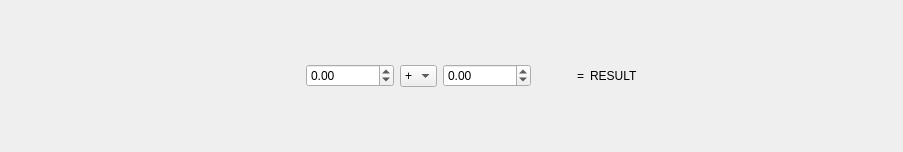
<?xml version="1.0" encoding="UTF-8"?>
<ui version="4.0">
 <class>Form</class>
 <widget class="QWidget" name="Form">
  <property name="geometry">
   <rect>
    <x>0</x>
    <y>0</y>
    <width>903</width>
    <height>152</height>
   </rect>
  </property>
  <property name="windowTitle">
   <string>Kalkulacka</string>
  </property>
  <layout class="QHBoxLayout" name="horizontalLayout_3">
   <item>
    <layout class="QHBoxLayout" name="horizontalLayout">
     <item>
      <spacer name="horizontalSpacer_3">
       <property name="orientation">
        <enum>Qt::Horizontal</enum>
       </property>
       <property name="sizeHint" stdset="0">
        <size>
         <width>40</width>
         <height>20</height>
        </size>
       </property>
      </spacer>
     </item>
     <item>
      <layout class="QHBoxLayout" name="horizontalLayout_2">
       <item>
        <spacer name="horizontalSpacer">
         <property name="orientation">
          <enum>Qt::Horizontal</enum>
         </property>
         <property name="sizeHint" stdset="0">
          <size>
           <width>40</width>
           <height>20</height>
          </size>
         </property>
        </spacer>
       </item>
       <item>
        <widget class="QDoubleSpinBox" name="Operant1">
         <property name="decimals">
          <number>2</number>
         </property>
         <property name="minimum">
          <double>-9999999999.000000000000000</double>
         </property>
         <property name="maximum">
          <double>99999999999.000000000000000</double>
         </property>
         <property name="singleStep">
          <double>1.000000000000000</double>
         </property>
        </widget>
       </item>
       <item>
        <widget class="QComboBox" name="operant_box">
         <item>
          <property name="text">
           <string>+</string>
          </property>
         </item>
         <item>
          <property name="text">
           <string>-</string>
          </property>
         </item>
         <item>
          <property name="text">
           <string>*</string>
          </property>
         </item>
         <item>
          <property name="text">
           <string>/</string>
          </property>
         </item>
        </widget>
       </item>
       <item>
        <widget class="QDoubleSpinBox" name="Operant2">
         <property name="minimum">
          <double>-9999999999.000000000000000</double>
         </property>
         <property name="maximum">
          <double>99999999999.000000000000000</double>
         </property>
        </widget>
       </item>
       <item>
        <spacer name="horizontalSpacer_2">
         <property name="orientation">
          <enum>Qt::Horizontal</enum>
         </property>
         <property name="sizeHint" stdset="0">
          <size>
           <width>40</width>
           <height>20</height>
          </size>
         </property>
        </spacer>
       </item>
      </layout>
     </item>
     <item>
      <widget class="QLabel" name="label">
       <property name="layoutDirection">
        <enum>Qt::LeftToRight</enum>
       </property>
       <property name="text">
        <string>=</string>
       </property>
      </widget>
     </item>
     <item>
      <widget class="QLabel" name="result">
       <property name="text">
        <string>RESULT</string>
       </property>
      </widget>
     </item>
     <item>
      <spacer name="horizontalSpacer_4">
       <property name="orientation">
        <enum>Qt::Horizontal</enum>
       </property>
       <property name="sizeHint" stdset="0">
        <size>
         <width>40</width>
         <height>20</height>
        </size>
       </property>
      </spacer>
     </item>
    </layout>
   </item>
  </layout>
 </widget>
 <resources/>
 <connections/>
</ui>
